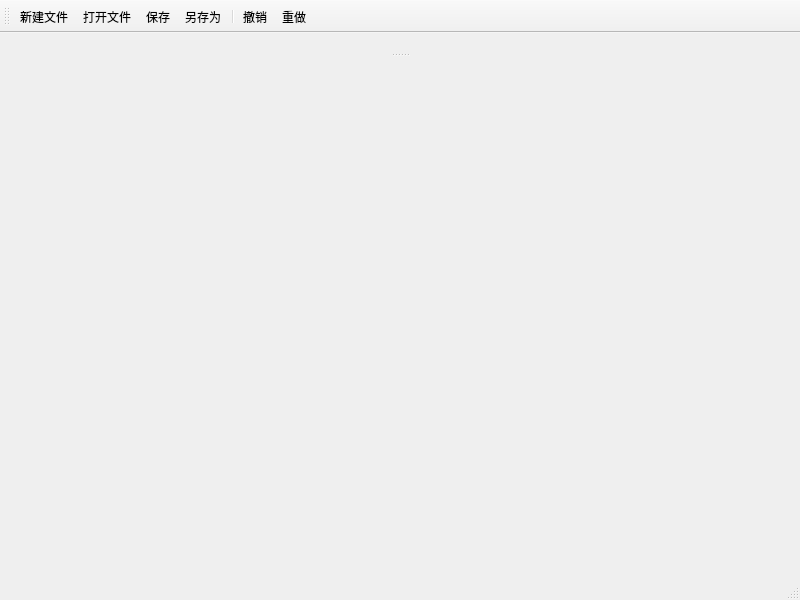
<?xml version="1.0" encoding="UTF-8"?>
<ui version="4.0">
 <class>Editor</class>
 <widget class="QMainWindow" name="Editor">
  <property name="geometry">
   <rect>
    <x>0</x>
    <y>0</y>
    <width>800</width>
    <height>600</height>
   </rect>
  </property>
  <property name="windowTitle">
   <string>MainWindow</string>
  </property>
  <property name="dockOptions">
   <set>QMainWindow::AllowTabbedDocks|QMainWindow::AnimatedDocks</set>
  </property>
  <widget class="QWidget" name="centralwidget"/>
  <widget class="QMenuBar" name="menubar">
   <property name="geometry">
    <rect>
     <x>0</x>
     <y>0</y>
     <width>800</width>
     <height>23</height>
    </rect>
   </property>
  </widget>
  <widget class="QStatusBar" name="statusbar"/>
  <widget class="QToolBar" name="toolBar">
   <property name="windowTitle">
    <string>toolBar</string>
   </property>
   <attribute name="toolBarArea">
    <enum>TopToolBarArea</enum>
   </attribute>
   <attribute name="toolBarBreak">
    <bool>false</bool>
   </attribute>
   <addaction name="newFileAction"/>
   <addaction name="openFileAtcion"/>
   <addaction name="saveAction"/>
   <addaction name="saveAsAction"/>
   <addaction name="separator"/>
   <addaction name="undoAction"/>
   <addaction name="redoAction"/>
  </widget>
  <widget class="QDockWidget" name="dockWidget_2">
   <property name="floating">
    <bool>false</bool>
   </property>
   <property name="features">
    <set>QDockWidget::NoDockWidgetFeatures</set>
   </property>
   <property name="allowedAreas">
    <set>Qt::TopDockWidgetArea</set>
   </property>
   <attribute name="dockWidgetArea">
    <number>4</number>
   </attribute>
   <widget class="QWidget" name="dockWidgetContents_2">
    <widget class="QFontComboBox" name="fontComboBox">
     <property name="geometry">
      <rect>
       <x>0</x>
       <y>0</y>
       <width>189</width>
       <height>22</height>
      </rect>
     </property>
    </widget>
    <widget class="QComboBox" name="comboBox">
     <property name="geometry">
      <rect>
       <x>190</x>
       <y>0</y>
       <width>69</width>
       <height>22</height>
      </rect>
     </property>
    </widget>
   </widget>
  </widget>
  <action name="newFileAction">
   <property name="icon">
    <iconset>
     <normalon>:/icons/source/icons/newFile.png</normalon>
    </iconset>
   </property>
   <property name="text">
    <string>新建文件</string>
   </property>
   <property name="shortcut">
    <string>Ctrl+N</string>
   </property>
  </action>
  <action name="openFileAtcion">
   <property name="icon">
    <iconset>
     <normalon>:/icons/source/icons/openFile.png</normalon>
    </iconset>
   </property>
   <property name="text">
    <string>打开文件</string>
   </property>
   <property name="shortcut">
    <string>Ctrl+O</string>
   </property>
  </action>
  <action name="saveAction">
   <property name="icon">
    <iconset>
     <normalon>:/icons/source/icons/save.png</normalon>
    </iconset>
   </property>
   <property name="text">
    <string>保存</string>
   </property>
   <property name="shortcut">
    <string>Ctrl+S</string>
   </property>
  </action>
  <action name="saveAsAction">
   <property name="icon">
    <iconset>
     <normalon>:/icons/source/icons/saveAs.png</normalon>
    </iconset>
   </property>
   <property name="text">
    <string>另存为</string>
   </property>
   <property name="shortcut">
    <string>Ctrl+Shift+S</string>
   </property>
  </action>
  <action name="printAction">
   <property name="icon">
    <iconset>
     <normalon>:/icons/source/icons/print.png</normalon>
    </iconset>
   </property>
   <property name="text">
    <string>打印</string>
   </property>
   <property name="shortcut">
    <string>Ctrl+P</string>
   </property>
  </action>
  <action name="attributeAction">
   <property name="text">
    <string>文档属性</string>
   </property>
  </action>
  <action name="undoAction">
   <property name="icon">
    <iconset>
     <normalon>:/icons/source/icons/undo.png</normalon>
    </iconset>
   </property>
   <property name="text">
    <string>撤销</string>
   </property>
   <property name="shortcut">
    <string>Ctrl+Z</string>
   </property>
  </action>
  <action name="redoAction">
   <property name="icon">
    <iconset>
     <normalon>:/icons/source/icons/redo.png</normalon>
    </iconset>
   </property>
   <property name="text">
    <string>重做</string>
   </property>
   <property name="shortcut">
    <string>Ctrl+Shift+Z</string>
   </property>
  </action>
  <action name="copyAction">
   <property name="icon">
    <iconset>
     <normalon>:/icons/source/icons/copy.png</normalon>
    </iconset>
   </property>
   <property name="text">
    <string>复制</string>
   </property>
   <property name="shortcut">
    <string>Backspace</string>
   </property>
  </action>
  <action name="pasteAction">
   <property name="icon">
    <iconset>
     <normalon>:/icons/source/icons/paste.png</normalon>
    </iconset>
   </property>
   <property name="text">
    <string>粘贴</string>
   </property>
  </action>
  <action name="cutAction">
   <property name="icon">
    <iconset>
     <normalon>:/icons/source/icons/cut.png</normalon>
    </iconset>
   </property>
   <property name="text">
    <string>剪切</string>
   </property>
  </action>
  <action name="insertNewPageAction">
   <property name="icon">
    <iconset>
     <normalon>:/icons/source/icons/insertNewPage.png</normalon>
    </iconset>
   </property>
   <property name="text">
    <string>插入新页</string>
   </property>
  </action>
  <action name="insertTextBlockAction">
   <property name="icon">
    <iconset>
     <normalon>:/icons/source/icons/insertTextBlock.png</normalon>
    </iconset>
   </property>
   <property name="text">
    <string>插入文本框</string>
   </property>
  </action>
  <action name="insertImageAction">
   <property name="icon">
    <iconset>
     <normalon>:/icons/source/icons/insertImage.png</normalon>
    </iconset>
   </property>
   <property name="text">
    <string>插入图片</string>
   </property>
  </action>
  <action name="insertTableAction">
   <property name="icon">
    <iconset>
     <normalon>:/icons/source/icons/insertTable.png</normalon>
    </iconset>
   </property>
   <property name="text">
    <string>插入表格</string>
   </property>
  </action>
  <action name="pageFormat">
   <property name="text">
    <string>页面设置</string>
   </property>
  </action>
  <action name="textFormat">
   <property name="icon">
    <iconset>
     <normalon>:/icons/source/icons/TextFormat.png</normalon>
    </iconset>
   </property>
   <property name="text">
    <string>字体</string>
   </property>
  </action>
  <action name="paragraphFormat">
   <property name="icon">
    <iconset>
     <normalon>:/icons/source/icons/paragraphFormat.png</normalon>
    </iconset>
   </property>
   <property name="text">
    <string>段落</string>
   </property>
  </action>
  <action name="imageFormat">
   <property name="icon">
    <iconset>
     <normalon>:/icons/source/icons/ImageFormat.png</normalon>
    </iconset>
   </property>
   <property name="text">
    <string>图片设置</string>
   </property>
  </action>
  <action name="tableFormat">
   <property name="icon">
    <iconset>
     <normalon>:/icons/source/icons/tableFormat.png</normalon>
    </iconset>
   </property>
   <property name="text">
    <string>表格设置</string>
   </property>
  </action>
  <action name="aboutQtAction">
   <property name="icon">
    <iconset>
     <normalon>:/icons/source/icons/AboutQpp.png</normalon>
    </iconset>
   </property>
   <property name="text">
    <string>关于Qt</string>
   </property>
  </action>
  <action name="aboutAppAction">
   <property name="icon">
    <iconset>
     <normalon>:/icons/source/icons/help.png</normalon>
    </iconset>
   </property>
   <property name="text">
    <string>关于本工程</string>
   </property>
  </action>
  <action name="boldAction">
   <property name="checkable">
    <bool>true</bool>
   </property>
   <property name="text">
    <string>加粗</string>
   </property>
  </action>
 </widget>
 <resources/>
 <connections/>
</ui>
